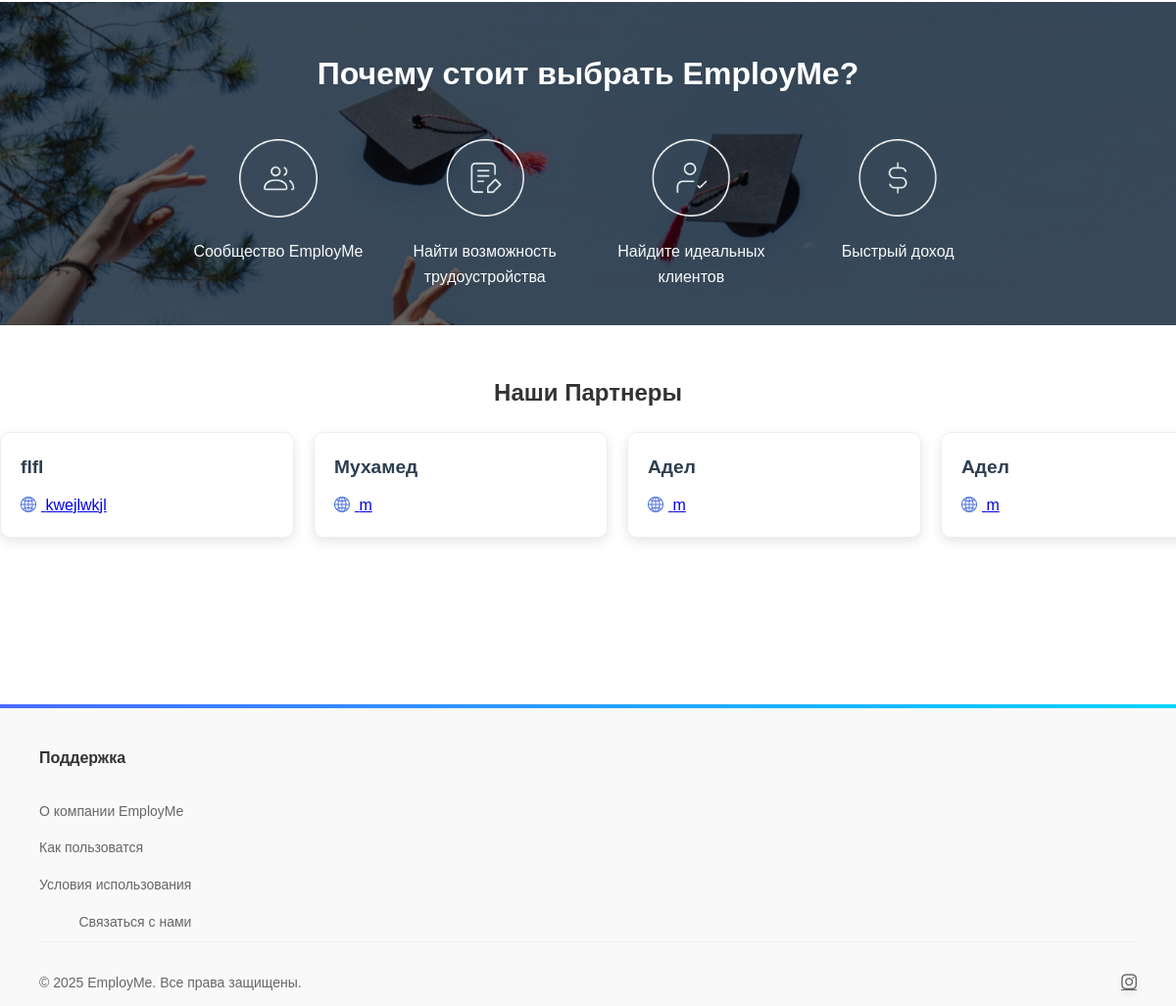
The page /search (lower part) on the database as committed earlier.
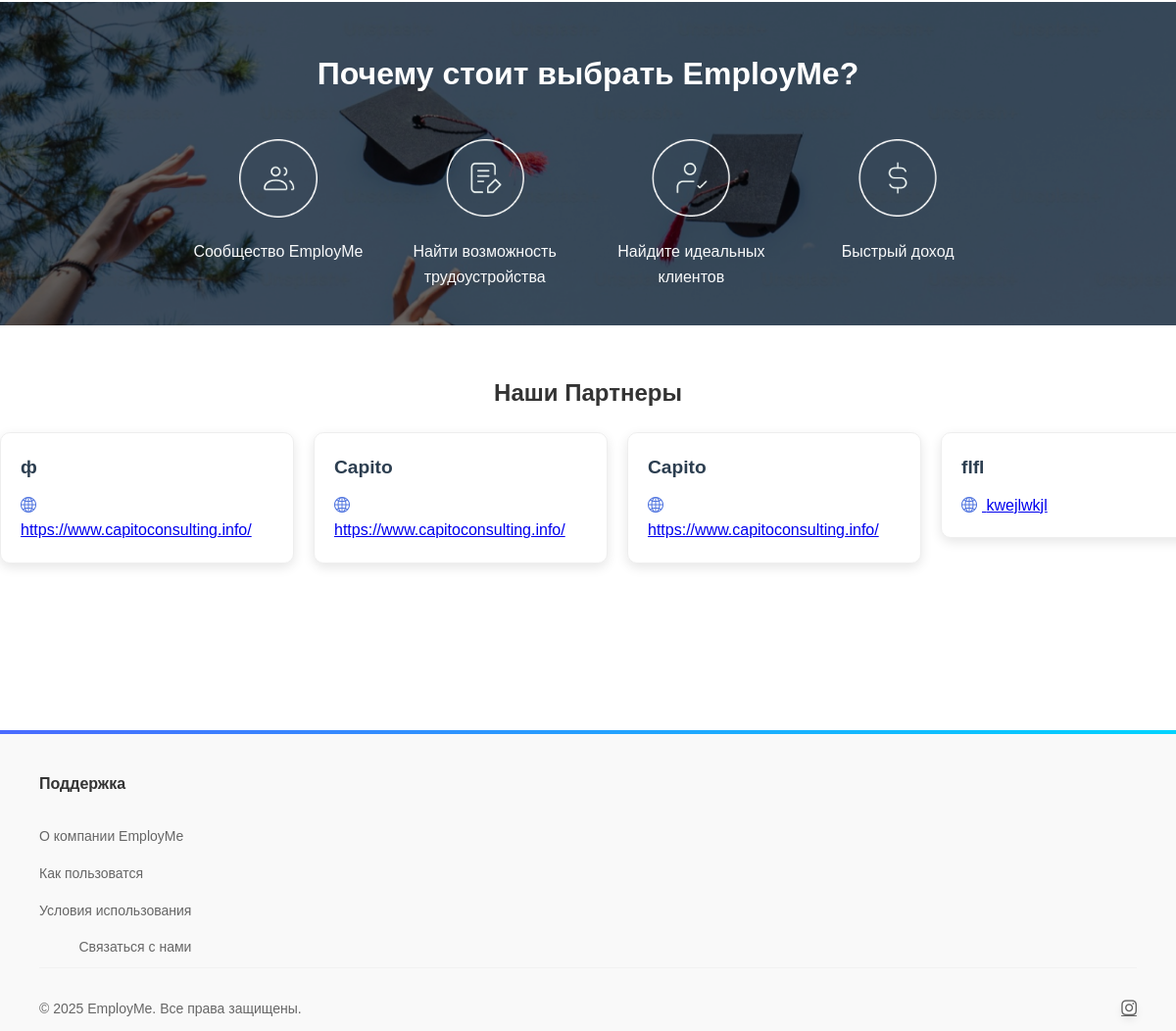
The same page on the database as committed later.
### app.py (models this page shows, shortened)
class Company(db.Model):
    __tablename__ = 'companies'
    id = db.Column(db.Integer, primary_key=True)
    name = db.Column(db.String(100), nullable=False)
    website = db.Column(db.String(200))
    about = db.Column(db.Text)
    photo = db.Column(db.String(200))
    size = db.Column(db.Integer)
    contact_info = db.Column(db.Text, nullable=False)
    document = db.Column(db.String(200))
    created_at = db.Column(db.DateTime, default=datetime.utcnow)
    username = db.Column(db.String(80), unique=True, nullable=False)
    password = db.Column(db.String(256), nullable=False)
    job_offers = db.relationship('JobOffer', back_populates='company', lazy=True)
    employees = db.relationship('CompanyEmployee', back_populates='company', lazy=True)

### app.py (the view)
@app.route('/search')
def search_jobs_route():
    query = request.args.get('query', '').strip()
    location = request.args.get('location', '').strip()
    job_type = request.args.get('job_type', '').strip()
    is_search = any([query, location, job_type])
    jobs = search_jobs(query=query, location=location, job_type=job_type)
    conn = get_db_connection()
    cursor = conn.cursor()
    cursor.execute("SELECT name, website FROM companies ORDER BY created_at DESC LIMIT 10")
    partners = cursor.fetchall()
    conn.close()
    return render_template('home.html',
                           jobs=jobs,
                           search_active=is_search,
                           selected_type=job_type,
                           partners=partners)

### app.py (called while the page is built, shortened)
@app.before_request
def create_admin_if_needed():
    global admin_created

@app.context_processor
def inject_user():
    return dict(current_user=current_user)

def get_db_connection():
    conn = sqlite3.connect("mydatabase.db")
    conn.row_factory = sqlite3.Row
    return conn

def search_jobs(query=None, location=None, job_type=None):
    conn = get_db_connection()
    cursor = conn.cursor()
    sql = """
    SELECT id, job_title, location, job_type, describe_position, salary_range
    FROM job_offers
    WHERE 1=1
    """
    params = []
    if query:
        sql += " AND (LOWER(job_title) LIKE ? OR LOWER(describe_position) LIKE ?)"
        params.extend([f"%{query.lower()}%", f"%{query.lower()}%"])
    if location:
        sql += " AND location LIKE ?"
        params.append(f"%{location}%")
    if job_type:
        sql += " AND job_type LIKE ?"
        params.append(f"%{job_type}%")
    cursor.execute(sql, params)
    results = cursor.fetchall()
    conn.close()
    return [dict(row) for row in results]

### templates/home.html (shortened to what this page needs)
<!DOCTYPE html>
<html lang="en">
<head>
    <link rel="stylesheet" href="{{ url_for('static', filename='css/styles.css') }}">
    <link rel="stylesheet" href="https://cdn.jsdelivr.net/npm/swiper@11/swiper-bundle.min.css"/>
    <link rel="stylesheet" href="https://cdn.jsdelivr.net/npm/bootstrap-icons@1.10.0/font/bootstrap-icons.css">
</head>
<body>
    {% extends 'base.html' %}
    {% block content %}
    <section class="why-choose">
        <div class="overlay">
          <div class="content-box">
            <div class="why-row">
              <div class="why-text">
                <h2>Почему стоит выбрать EmployMe?</h2>
              </div>
              <div class="reasons">
                <div class="reason">
                    <img src="{{ url_for('static', filename='images/why1.png') }}" alt="Community">
                  <p>Сообщество EmployMe</p>
                </div>
                <div class="reason">
                    <img src="{{ url_for('static', filename='images/why2.png') }}" alt="Opportunities">
                  <p>Найти возможность трудоустройства</p>
                </div>
                <div class="reason">
                    <img src="{{ url_for('static', filename='images/why3.png') }}" alt="Clients">
                  <p>Найдите идеальных клиентов</p>
                </div>
                <div class="reason">
                    <img src="{{ url_for('static', filename='images/why4.png') }}" alt="Income">
                  <p>Быстрый доход</p>
                </div>
              </div>
            </div>
          </div>
        </div>
      </section>
      <h2 style="text-align: center; margin-top:50px">Наши Партнеры</h2>
      <div class="snap-slider">
        {% for partner in partners %}
          <div class="snap-slide job-card">
            <h3>{{ partner.name }}</h3>
            {% if partner.website %}
            <a href="{{ partner.website }}" target="_blank">
              <i class="bi bi-globe2"></i> {{ partner.website }}
            </a>
            {% endif %}
          </div>
        {% endfor %}
      </div>
    {% include "_footer.html" %}
    {% endblock %}

### templates/base.html (shortened to what this page needs)
<!DOCTYPE html>
<html lang="en">
<head>
</head>
<body>
    {% include '_header.html' %}
    <main>
        {% block content %}{% endblock %}
    </main>
</body>
</html>

### templates/_header.html (shortened to what this page needs)
<!DOCTYPE html>
<html lang="en">
<head>
</head>
<body>
</body>
</html>

### templates/_footer.html (shortened to what this page needs)
<!DOCTYPE html>
<html lang="ru">
<head>
    <link rel="stylesheet" href="https://cdn.jsdelivr.net/npm/@fortawesome/fontawesome-free@6.5.0/css/all.min.css">
</head>
<body>
<footer class="footer">
    <div class="footer-container">
        <div class="footer-top">
            <div class="footer-links">
                <div>
                    <h4 style="text-align: left;">Поддержка</h4>
                    <ul>
                        <li style="text-align: left;"><a href="#" onclick="openModal('about')">О компании EmployMe</a></li>
                        <li style="text-align: left;"><a href="#" onclick="openModal('privacy')">Как пользоватся</a></li>
                        <li><a href="#" onclick="openModal('terms')">Условия использования</a> </li>
                        <li><a href="#" onclick="openModal('contact')">Связаться с нами</a></li>
                    </ul>
                </div>
            </div>
        </div>
        <div class="footer-divider"></div>
        <div class="footer-bottom">
            <div class="footer-copyright">
                © 2025 EmployMe. Все права защищены.
            </div>
            <div class="footer-social">
                <a href="https://www.instagram.com/" aria-label="Instagram"><i class="fab fa-instagram"></i></a>
            </div>
        </div>
    </div>
</footer>
</body>
</html>

### static/css/styles.css (style rules this page uses)
* { font-family: 'Poppins', sans-serif; }
.job-card { border: 1px solid #e0e0e0; border-radius: 8px; padding: 20px; transition: transform 0.3s ease; }
.why-choose { width: 100%; background: url('/static/images/why_we_bg.png') center/cover no-repeat; position: relative; color: white; height: 330px; margin-top: 100px; }
.overlay { background-color: rgba(0, 0, 0, 0.6); padding: 4rem 1rem; display: flex; justify-content: center; height: 330px; }
.content-box { max-width: 1140px; width: 100%; border-radius: 10px; color: white; }
.content-box h2 { font-size: 2rem; text-align: center; margin-bottom: 4rem; margin-top: -1rem; }
.reasons { display: flex; justify-content: space-around; flex-wrap: wrap; gap: 2rem; }
.reason { flex: 1; min-width: 200px; text-align: center; }
.reason img { height: 78px; margin-bottom: 1rem; }
.reason p { font-size: 1rem; }
.job-card { border: 1px solid #ddd; border-radius: 16px; padding: 20px; background-color: #f9f9f9; }

### templates/home.html (style rules this page uses)
body { font-family: 'Segoe UI', Tahoma, Geneva, Verdana, sans-serif; margin: 0; padding: 0; color: #333; line-height: 1.6; overflow-x: hidden; }
.job-card { background: white; border-radius: 10px; padding: 20px; box-shadow: 0 4px 12px rgba(0,0,0,0.1); transition: transform 0.3s, box-shadow 0.3s; height: 100%; display: flex; flex-direction: column; border: 1px solid #eee; }
.job-card h3 { margin: 0 0 10px; color: #2c3e50; font-size: 1.2rem; }
.overlay { width: 100%; margin-top: -60px; }
.why-choose { background-color: #f8f9fa; }
.why-row { max-width: 1500px; margin: 0 auto; display: flex; flex-direction: column; align-items: center; }
.why-text h2 { text-align: center; color: white; margin-bottom: 40px; font-size: 2rem; }
.reasons { display: flex; flex-wrap: wrap; justify-content: center; gap: 30px; }
.reason { text-align: center; flex: 1; min-width: 150px; max-width: 200px; }
.reason img { width: 80px; height: 80px; object-fit: contain; margin-bottom: 15px; }
.reason p { font-weight: 500; color: #f8f9fa; }
.snap-slider { display: flex; overflow-x: auto; scroll-snap-type: x mandatory; gap: 20px; padding: 20px; scroll-behavior: smooth; }
.snap-slide { scroll-snap-align: start; flex: 0 0 300px; border-radius: 10px; background: white; padding: 20px; box-shadow: 0 4px 12px rgba(0,0,0,0.1); transition: transform 0.3s; }

### templates/base.html (style rules this page uses)
* { margin: 0; padding: 0; box-sizing: border-box; }
html, body { width: 100%; height: 100%; }

### templates/_header.html (style rules this page uses)
* { margin: 0; padding: 0; box-sizing: border-box; }
html, body { width: 100%; height: 100%; font-family: 'Segoe UI', Tahoma, Geneva, Verdana, sans-serif; }

Rows that differ between the two databases and show on the page:
no longer on this page (row unchanged): Company: name "Мухамед", website "m"
no longer on this page (row unchanged): Company: name "Адел", website "m"
no longer on this page (row unchanged): Company: name "Адел", website "m"
added Company: name "ф", website "https://www.capitoconsulting.info/"
added Company: name "Capito", website "https://www.capitoconsulting.info/"
added Company: name "Capito", website "https://www.capitoconsulting.info/"
